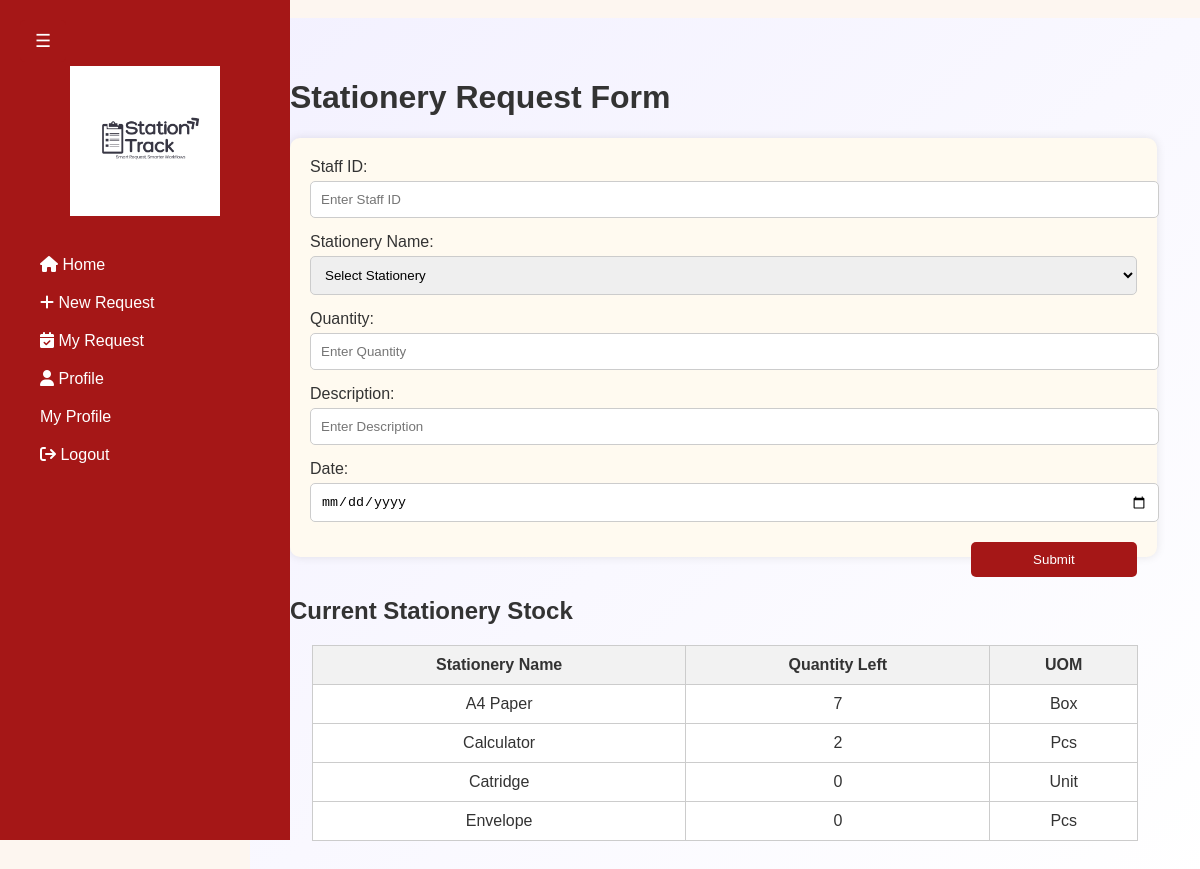
Page /stationery.php on the committed database.
### tables this page shows
CREATE TABLE `stationery_update` (
  `update_id` int(20) NOT NULL,
  `update_name` varchar(30) NOT NULL,
  `update_quantity` int(20) NOT NULL,
  `update_left` int(20) NOT NULL,
  `update_uom` varchar(20) NOT NULL,
  `admin_id` int(20) NOT NULL
);

### stationery.php (the view, shortened to what this page needs)
<?php
include 'db_connect.php';
$stationery_query = "SELECT * FROM stationery_update";
?>
<!DOCTYPE html>
<html lang="en">
<head>
    <link rel="stylesheet" href="https://cdnjs.cloudflare.com/ajax/libs/font-awesome/6.4.2/css/all.min.css">
</head>
<body>
   <button class="toggle-btn" id="toggleBtn">☰</button>
    <div class="sidebar" id="sidebar">
<br>
        <a href="user_dashboard.php"><img src="stationtrack1.png" alt="StationTrack Logo"></a>
        <a href="user_dashboard.php"><i class="fa fa-home"></i> Home</a>
        <div class="dropdown">
            <a href="stationery.php"><i class="fa-solid fa-plus"></i> New Request</a>
        </div>
        <div class="dropdown">
            <a href="myrequest.php"><i class="fa-solid fa-calendar-check"></i> My Request</a>
        </div>
        <div class="dropdown">
            <a href="#"><i class="fa fa-user"></i> Profile</a>
            <div class="dropdown-content">
                <a href="user_profile.php">My Profile</a>
            </div>
        </div>
        <a href="logout.php"><i class="fa fa-sign-out"></i> Logout</a>
    </div>
    <button class="toggle-btn" id="toggleBtn">☰</button>
<br>
    <div class="content">
        <h1>Stationery Request Form</h1>
        <form name="form1" method="post" action="insert.php">
            <label for="stationtrack_staffid">Staff ID:</label>
            <input type="text" id="stationtrack_staffid" name="stationtrack_staffid" placeholder="Enter Staff ID" required>
               <label for="stationtrack_stationeryname">Stationery Name:</label>
            <select id="stationtrack_stationeryname" name="stationtrack_stationeryname" required>
                <option value='' selected disabled>Select Stationery</option>
            </select>
            <label for="stationtrack_quantity">Quantity:</label>
            <input type="number" id="stationtrack_stationeryquantity" name="stationtrack_stationeryquantity" placeholder="Enter Quantity" required>
            <label for="stationtrack_description">Description:</label>
            <input type="text" id="stationtrack_stationerydescription" name="stationtrack_stationerydescription" placeholder="Enter Description" required>
            <label for="stationtrack_date">Date:</label>
            <input type="date" id="stationtrack_stationerydate" name="stationtrack_stationerydate" required>
            <input type="submit" name="button" value="Submit">
        </form>
        <h2>Current Stationery Stock</h2>
        <?php
        $result = $conn->query($stationery_query);
        ?>
        <table>
            <thead>
                <tr>
                    <th>Stationery Name</th>
                    <th>Quantity Left</th>
                    <th>UOM</th>
                </tr>
            </thead>
            <tbody>
                <?php while ($row = $result->fetch_assoc()) : ?>
                    <tr>
                        <td><?= $row['update_name'] ?></td>
                        <td><?= $row['update_left'] ?></td>
                        <td><?= $row['update_uom'] ?></td>
                    </tr>
                <?php endwhile; ?>
            </tbody>
        </table>
    </div>
</body>
</html>

### stationery.php (style rules this page uses)
body { margin: 0; font-family: 'Poppins', sans-serif; background-color: #fdf6f0; color: #333; }
.sidebar { position: fixed; top: 0; left: 0; width: 250px; height: 100vh; background-color: rgb(165, 23, 23); color: #fff; padding: 20px; }
.sidebar img { display: block; margin: 0 auto 20px; width: 150px; }
.sidebar a { display: block; padding: 10px 20px; color: #fff; text-decoration: none; }
.content { margin-left: 250px; padding: 40px; min-height: 100vh; background: linear-gradient(to bottom right, #f3f1ff, #ffffff); }
form { width: 95%; background-color: floralwhite; padding: 20px; border-radius: 10px; box-shadow: 0 0 10px rgba(0,0,0,0.1); margin-bottom: 40px; }
form input, form select { width: 100%; padding: 10px; margin: 5px 0 15px; border: 1px solid #ccc; border-radius: 5px; }
form input[type="submit"] { width: 20%; background-color: rgb(165, 23, 23); color: white; border: none; float: right; cursor: pointer; }
table { width: 95%; margin: 0 auto; border-collapse: collapse; background-color: white; }
table th, table td { border: 1px solid #ccc; padding: 10px; text-align: center; }
table th { background-color: #f2f2f2; color: #333; }
.toggle-btn { position: fixed; top: 20px; left: 20px; background-color: rgb(165, 23, 23); color: white; border: none; border-radius: 5px; padding: 10px 15px; font-size: 18px; cursor: pointer; }

### rows in the picture
stationery_update: update_name "A4 Paper", update_left "7", update_uom "Box"
stationery_update: update_name "Calculator", update_left "2", update_uom "Pcs"
stationery_update: update_name "Catridge", update_left "0", update_uom "Unit"
stationery_update: update_name "Envelope", update_left "0", update_uom "Pcs"
